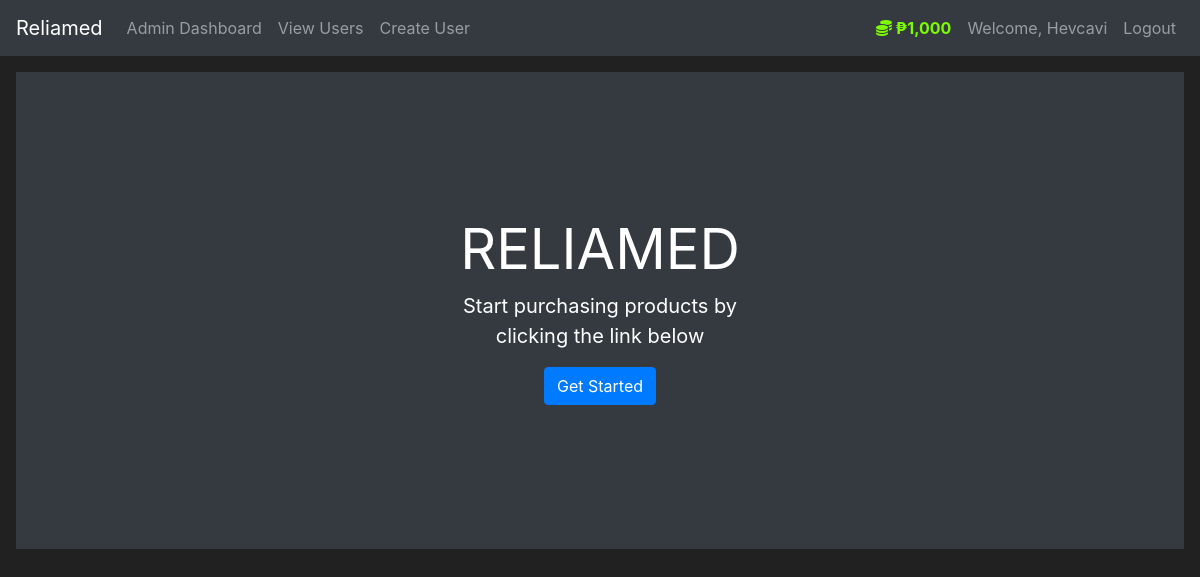
The app's page /home (signed in), older data.
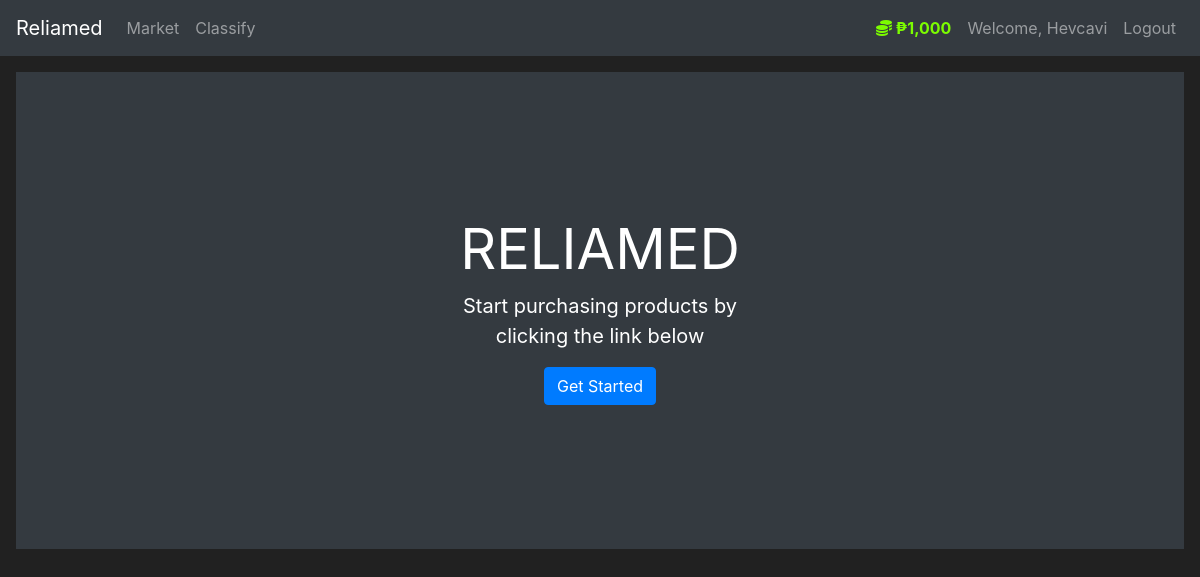
The same page, newer data.
### reliamed/routes.py (the view)
@app.route('/')
@app.route('/home')
def home_page():
    return render_template('home.html')

### reliamed/models.py (called while the page is built)
@login_manager.user_loader
def load_user(user_id):
    return User.query.get(int(user_id))

    @property
    def prettier_budget(self):
        if len(str(self.budget)) >= 4:
            return f'₱{str(self.budget)[:-3]},{str(self.budget)[-3:]}'
        else:
            return f"₱{self.budget}"

### reliamed/templates/home.html (shortened to what this page needs)
{% extends 'base.html' %}
{% block content %}
    <div class="position-relative overflow-hidden p-3 p-md-5 m-md-3 text-center bg-dark" style="color:white">
        <div class="col-md-5 p-lg-5 mx-auto my-5">
            <h1 class="display-4 font-weight-normal">RELIAMED</h1>
            <p class="lead font-weight-normal">Start purchasing products by clicking the link below</p>
            <a class="btn btn-primary" href="{{ url_for('market_page') }}">Get Started</a>
        </div>
    </div>
{% endblock %}

### reliamed/templates/base.html (shortened to what this page needs)
<!doctype html>
<html lang="en">
   <head>
      <link rel="stylesheet" href="https://cdn.jsdelivr.net/npm/bootstrap@4.5.3/dist/css/bootstrap.min.css">
   </head>
   <body>
    <nav class="navbar navbar-expand-md navbar-dark bg-dark">
      <a class="navbar-brand" href="#">Reliamed</a>
      <div class="collapse navbar-collapse" id="navbarNav">
        <ul class="navbar-nav mr-auto">
            {% if current_user.is_authenticated and current_user.is_admin %}
            <li class="nav-item">
                <a class="nav-link" href="{{ url_for('admin_home') }}">Admin Dashboard</a>
            </li>
            <li class="nav-item">
                <a class="nav-link" href="{{ url_for('view_users') }}">View Users</a>
            </li>
            <li class="nav-item">
                <a class="nav-link" href="{{ url_for('create_user') }}">Create User</a>
            </li>
            {% elif current_user.is_authenticated %}
            <li class="nav-item">
                <a class="nav-link" href="{{ url_for('market_page') }}">Market</a>
            </li>
            <li class="nav-item">
                <a class="nav-link" href="{{ url_for('predict') }}">Classify</a>
            </li>
            {% endif %}
        </ul>
          {% if current_user.is_authenticated %}
            <ul class="navbar-nav">
                <li class="nav-item">
                    <a class="nav-link" style="color: lawngreen; font-weight: bold">
                        <i class="fas fa-coins"></i>
                        {{ current_user.prettier_budget }}
                    </a>
                </li>
                <li class="nav-item">
                    <a class="nav-link">Welcome, {{ current_user.username }}</a>
                </li>
                <li class="nav-item">
                    <a class="nav-link" href="{{ url_for('logout_page') }}">Logout</a>
                </li>
            </ul>
          {% endif %}
      </div>
    </nav>
      {% block content %}
      {% endblock %}
   </body>
</html>

Row changes from the older to the newer data that the page shows:
changed User "Hevcavi": is_admin True → False (drawn)
Text that changed along with them:
text no longer shown: "Admin Dashboard View Users Create User"
text now shown: "Market Classify"
